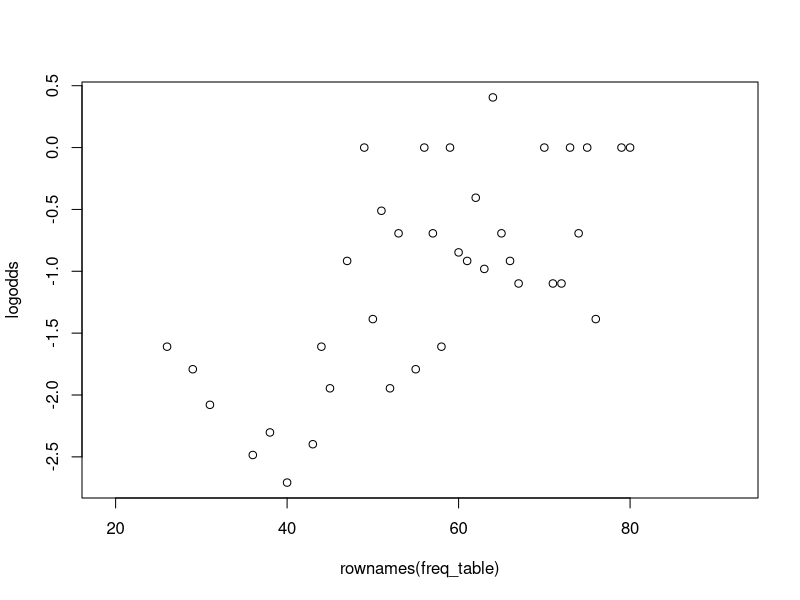
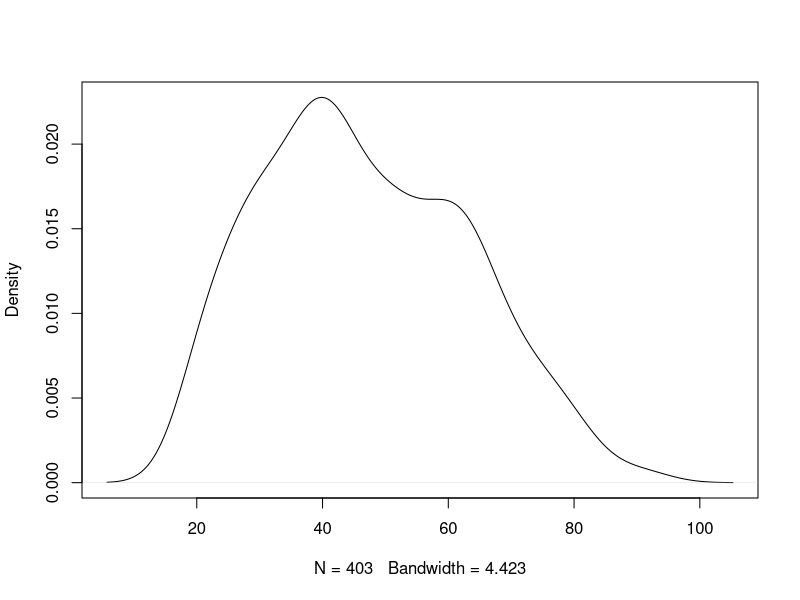
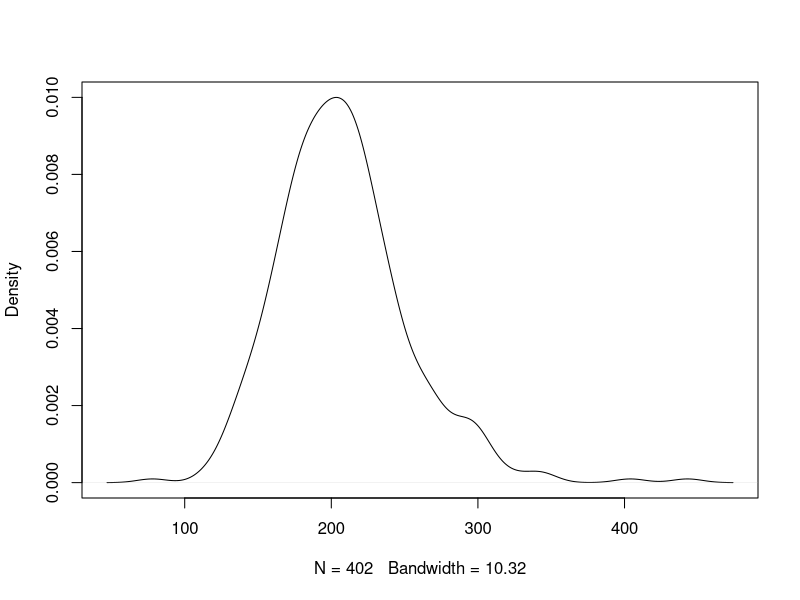

Write R code to recreate these figures, in order.
# loading packages
library(tidyverse)



diabetes <- read_csv("final-diabetes-data-for-R.csv")
dim(diabetes)
colnames(diabetes)
dimnames(diabetes[2])
str(diabetes)
diabetes$dm <- factor(diabetes$dm)
diabetes$gender <- factor(diabetes$gender)
class(diabetes$dm)
table(diabetes$dm)
#Simple Logistic Regression
m<- glm(dm~1,family=binomial (link=logit),data = diabetes)
summary(m)
table(m$y) # checking how R has interpreted the binary outcome
m1<- glm(dm~age,family=binomial (link=logit),data = diabetes)
summary(m1)


# create a cross tabulation of age and diabetes status  
dm_by_age <- table(diabetes$age, diabetes$dm) 
# output the frequencies of diabetes status by age 
freq_table <- prop.table(dm_by_age, margin = 1) 
# calculate the odds of having diabetes 
odds <- freq_table[, "yes"]/freq_table[, "no"] 
# calculate the log odds 
logodds <- log(odds) 
# plot the ages found in the sample against the log odds of having diabetes 
plot(rownames(freq_table), logodds) 

#comparing age and gender as predictors

m1<- glm(dm~age,family=binomial (link=logit),data = diabetes)
summary(m1)
m2<- glm(dm~gender,family=binomial (link=logit),data = diabetes)
summary(m2)
m3 <- glm(dm~location,family=binomial (link=logit),data = diabetes)
summary(m3)


#Kernel density plots // for the distribition- in place of histogram

d <- density(diabetes$age) 
plot(d,main = "") # gives warnings but the “main” argument suppresses the ugly default title 

class(diabetes$chol)

summary(diabetes$chol)
#remove NAs
chol.no.na <- diabetes$chol[is.na(diabetes$chol)==0]
d <- density(chol.no.na)
plot(d,main = "") 

lr2 <- glm(dm~age+gender+height,data = diabetes, family = binomial(link = logit))
summary(lr2)

lgr <- glm(dm~age+chol+insurance,data = diabetes, family = binomial(link = logit))
summary(lgr)
confint(lgr)
# analysis of deviance
anova(lgr,test = "Chisq")
diabetes$insurance <- factor(diabetes$insurance)
